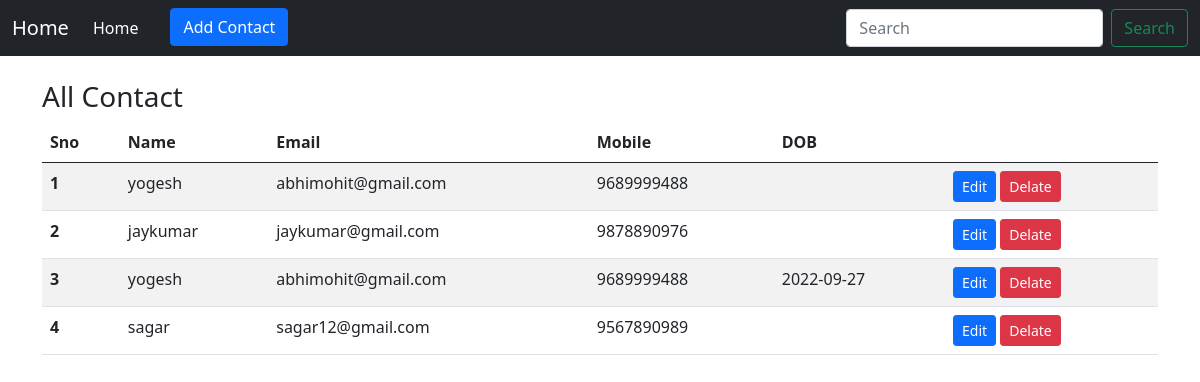
The page / on the database its author committed.
### home/models.py (models this page shows, shortened)
class Contact(models.Model):
    sno = models.AutoField(primary_key=True)
    name = models.CharField(max_length=255 )
    mobile = models.CharField(max_length=255)
    email = models.CharField(max_length=255 )
    dateofbirth = models.CharField(max_length=255 )

### home/views.py (the view, shortened to what this page needs)
# urls.py: 2. Add a URL to urlpatterns:  path('', views.home, name='home')
def home(request):
    contact_list = Contact.objects.all()
    context = {
    'contact_data' : contact_list ,
    }
    return render(request , "index.html" , context)

### templates/index.html
{% extends "base.html" %}
{% load static %}
{% block body %}
<div class="container my-4">
<table class="table table-striped">
  <h3 class="text-centers">All Contact</h3>
  <thead>
    <tr>
      <th scope="col">Sno</th>
      <th scope="col">Name</th>
      <th scope="col">Email</th>
      <th scope="col">Mobile</th>
      <th scope="col">DOB</th>
      <th scope="col"></th>
    </tr>
  </thead>
  <tbody>
    {% for i in  contact_data %}
    <tr>
      <th scope="row">{{forloop.counter}}</th>
      <td>{{ i.name}}</td>
      <td>{{i.email}} </td>
      <td>{{i.mobile}} </td>
      <td>{{i.dateofbirth}}</td>
      <td>
        <a  class="btn btn-primary btn-sm" href="edit_contact/{{i.sno}}" >Edit</a>
        <a  class="btn btn-danger btn-sm" href="delete_contact/{{i.sno}}" >Delate</a>
      </td>
    </tr>
    {% endfor %}
  </tbody>
</table>
</div>
{% endblock body %}

### templates/base.html (shortened to what this page needs)
{% load static %}
<!DOCTYPE html>
<html lang="en">
<head>
    <link rel="stylesheet" href="{% static 'css/bootstrap.css'%}">
    <link rel="stylesheet" href="{% static 'css/bootstrap.min.css'%}">
</head>
<body>
    <header>
        <nav class="navbar navbar-expand-lg navbar-dark bg-dark">
            <div class="container-fluid">
              <a class="navbar-brand" href="/">Home</a>
              <div class="collapse navbar-collapse" id="navbarSupportedContent">
                <ul class="navbar-nav me-auto mb-2 mb-lg-0">
                  <li class="nav-item">
                    <a class="nav-link active" aria-current="page" href="/">Home</a>
                  </li>
                  <li class="nav-item mx-4">
                    <button type="button" class="btn btn-primary" data-bs-toggle="modal" data-bs-target="#contactModal">
                        Add Contact
                      </button>
                  </li>
                </ul>
                <form class="d-flex" method="GET" action="search">
                  <input class="form-control me-2" type="search" placeholder="Search" aria-label="Search" name="query" id="query">
                  <button class="btn btn-outline-success" type="submit">Search</button>
                </form>
              </div>
            </div>
          </nav>
    </header>
  {% block body %}
  {% endblock body %}
</body>
</html>

### rows shown on the page
Contact: name "yogesh", email "abhimohit@gmail.com", mobile "9689999488"
Contact: name "jaykumar", email "jaykumar@gmail.com", mobile "9878890976"
Contact: name "yogesh", email "abhimohit@gmail.com", mobile "9689999488", dateofbirth "2022-09-27"
Contact: name "sagar", email "sagar12@gmail.com", mobile "9567890989"
